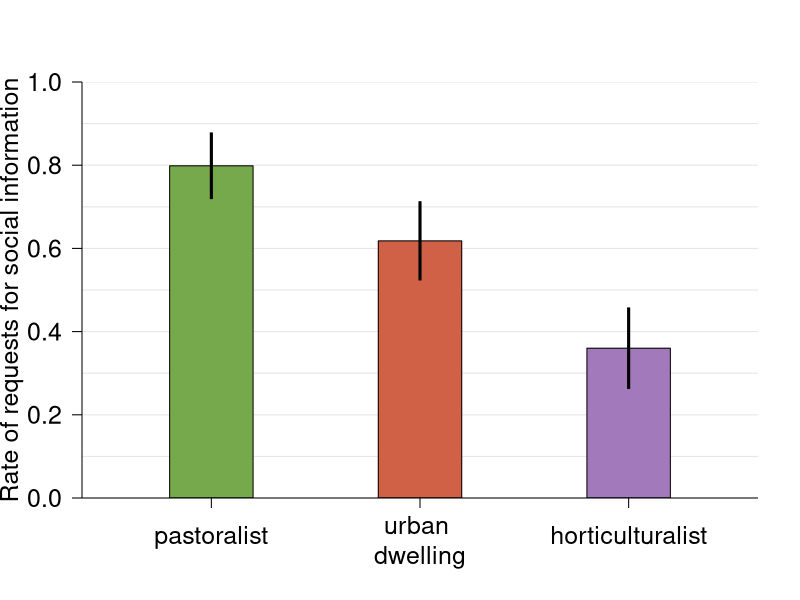

Write R code to recreate this figure.
#set path and read data
#setwd('')
a<-read.table('Experimental_data.txt', header=TRUE, sep='\t')

# create matrix counting for each individual his 'reliance on social learning'
mat<-matrix(0, nrow=0, ncol=2)

for (ind in unique(a$playerNr)){
	b<-subset(a, a$playerNr==ind)
	# in period 1, no social information was available yet
	d<-subset(b, b$per>1)
	mat<-rbind(mat, c(b$subsistence[1], 2-mean(d$infoChoice)))
}
mat<-data.frame(mat)
names(mat)<-c('subsistence', 'socialInfoRate')

#create an empty plot with some help lines
cols<-c('#76A94C', '#A279BA', '#D06147')
w<-dev.size()[1]; h<-dev.size()[2]
dev.off();
dev.new(width=w, height=h)
plot.new()
par(las=1, cex.axis=1.5, cex.lab=1.5, lend=1, yaxs='i')
plot(0, type='n', xlim=c(0.5,3.5), ylim=c(0,1), xlab='', ylab='Rate of requests for social information', axes=FALSE, yaxs='i')

for (i in 1:10/10) arrows(-1,i,6,i, code=0, col='grey90')

#set the order of the bars
pos<-c(3,1,2)

subs<-c('pastoralist', 'urban \ndwelling', 'horticulturalist')

#### pooled ingroup and outgroup
ys<-c();
for (subsis in 1:3)
{
	x<-pos[subsis]
	
	b<-subset(mat, mat$subsistence==subsis)$socialInfoRate
	y<-mean(b); n<-length(b)
	ys<-c(ys, y)
	# note that using SEs here is only for descriptive purposes (model in paper uses GLMMs)
	s<- sqrt(y*(1-y)/n)
	rect(4-x-0.2, 0, 4-x+0.2, y, col=cols[subsis])
	arrows(4-x, y-s, 4-x, y+s, lwd=3, code=0)
}
axis(1, at=0:4, labels=FALSE)
mtext(side=1, at=1:3, text=subs, line=c(1.5,2.5,1.5), cex=1.5)
axis(2)

ys
